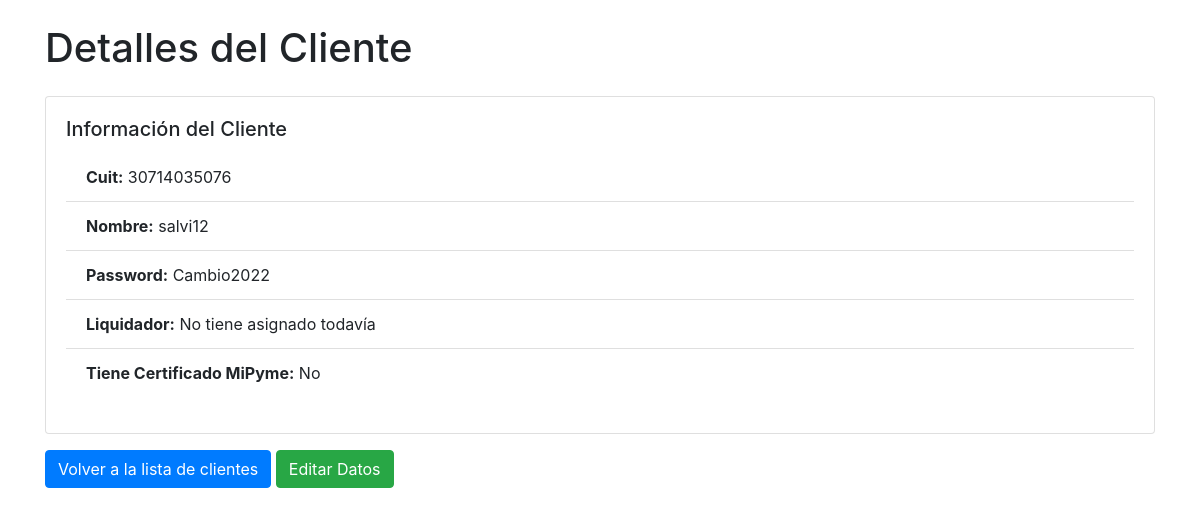
/cliente/30714035076, run on an earlier commit of the app's database.
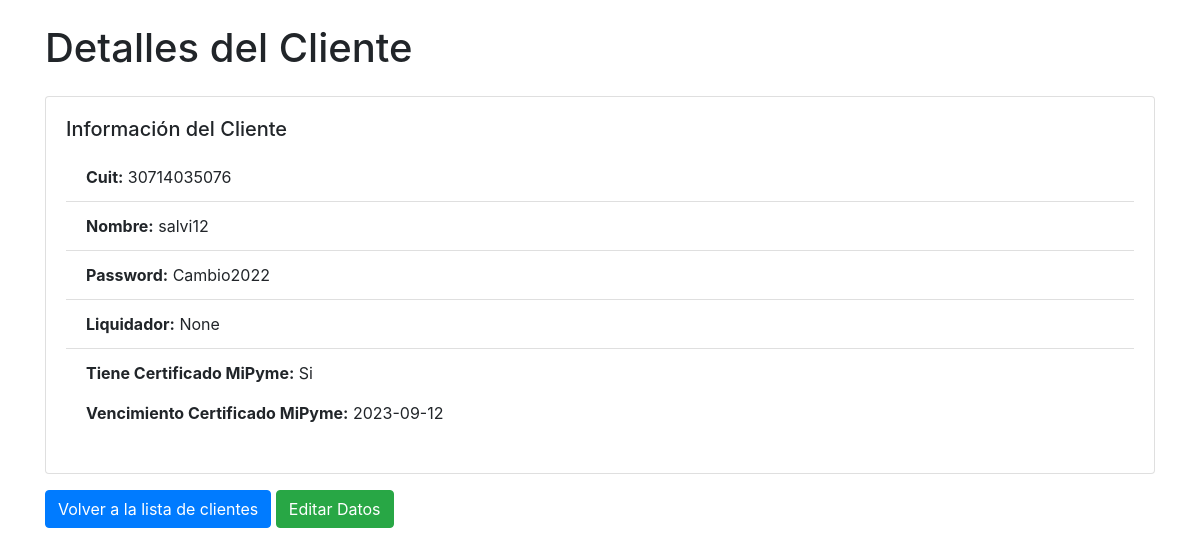
And on a later commit of the database.
### tables this page shows
CREATE TABLE clientes (
                        cuit TEXT PRIMARY KEY,
                        password TEXT,
                        nombre TEXT
                      , liquidador TEXT, tiene_certificado BOOLEAN, vencimiento_certificado DATE);

### app.py (the view)
@app.route('/cliente/<int:cuit>')
def ver_cliente(cuit):
    conn = sqlite3.connect('test.db')
    cursor = conn.cursor()
    if request.method == 'POST':
        tiene_certificado = request.form.get('tiene_certificado')
        cursor.execute("UPDATE clientes SET tiene_certificado = ? WHERE cuit = ?",
                       (tiene_certificado, cuit))
        conn.commit()
    cursor.execute("SELECT * FROM clientes WHERE cuit=?", (cuit,))
    cliente = cursor.fetchone()
    conn.close()
    return render_template('cliente.html',
                           cliente=cliente)

### templates/cliente.html (shortened to what this page needs)
<!DOCTYPE html>
<html>
<head>
    <link rel="stylesheet" href="https://maxcdn.bootstrapcdn.com/bootstrap/4.5.2/css/bootstrap.min.css">
</head>
<body>
    <div class="container mt-4">
        <h1 class="mb-4">Detalles del Cliente</h1>
        {% if cliente %}
        <div class="card">
            <div class="card-body">
                <h5 class="card-title">Información del Cliente</h5>
                <ul class="list-group list-group-flush">
                    <li class="list-group-item"><strong>Cuit:</strong> {{ cliente[0] }}</li>
                    <li class="list-group-item"><strong>Nombre:</strong> {{ cliente[2] }}</li>
                    <li class="list-group-item"><strong>Password:</strong> {{ cliente[1] }}</li>
                    <li class="list-group-item"><strong>Liquidador:</strong>
                        {% if cliente[3] %}
                            {{ cliente[3] }}
                        {% else %}
                            No tiene asignado todavía
                        {% endif %}
                    </li>
                    <li class="list-group-item">
                        {% if cliente[4] == 1 %}
                            <p><strong>Tiene Certificado MiPyme:</strong> Si</p>
                            <p><strong>Vencimiento Certificado MiPyme:</strong> {{ cliente[5] }}</p>
                        {% else %}
                            <p><strong>Tiene Certificado MiPyme:</strong> No</p>
                        {% endif %}
                    </li>
                </ul>
            </div>
        </div>
        {% endif %}
        <form method="GET" action="{{ url_for('editar_cliente', cuit=cliente[0]) }}">
            <a href="/" class="btn btn-primary mt-3">Volver a la lista de clientes</a>
            <button type="submit" class="btn btn-success mt-3">Editar Datos</button>
        </form>
    </div>
</body>
</html>

What changed in the data, as far as the page shows it:
changed clientes "salvi12": liquidador (not shown) → "None"; tiene_certificado empty → True (drawn); vencimiento_certificado (not shown) → "2023-09-12"
Also different on the page:
text no longer shown: "No tiene asignado todavía No"
text now shown: "Si Vencimiento Certificado MiPyme:"
